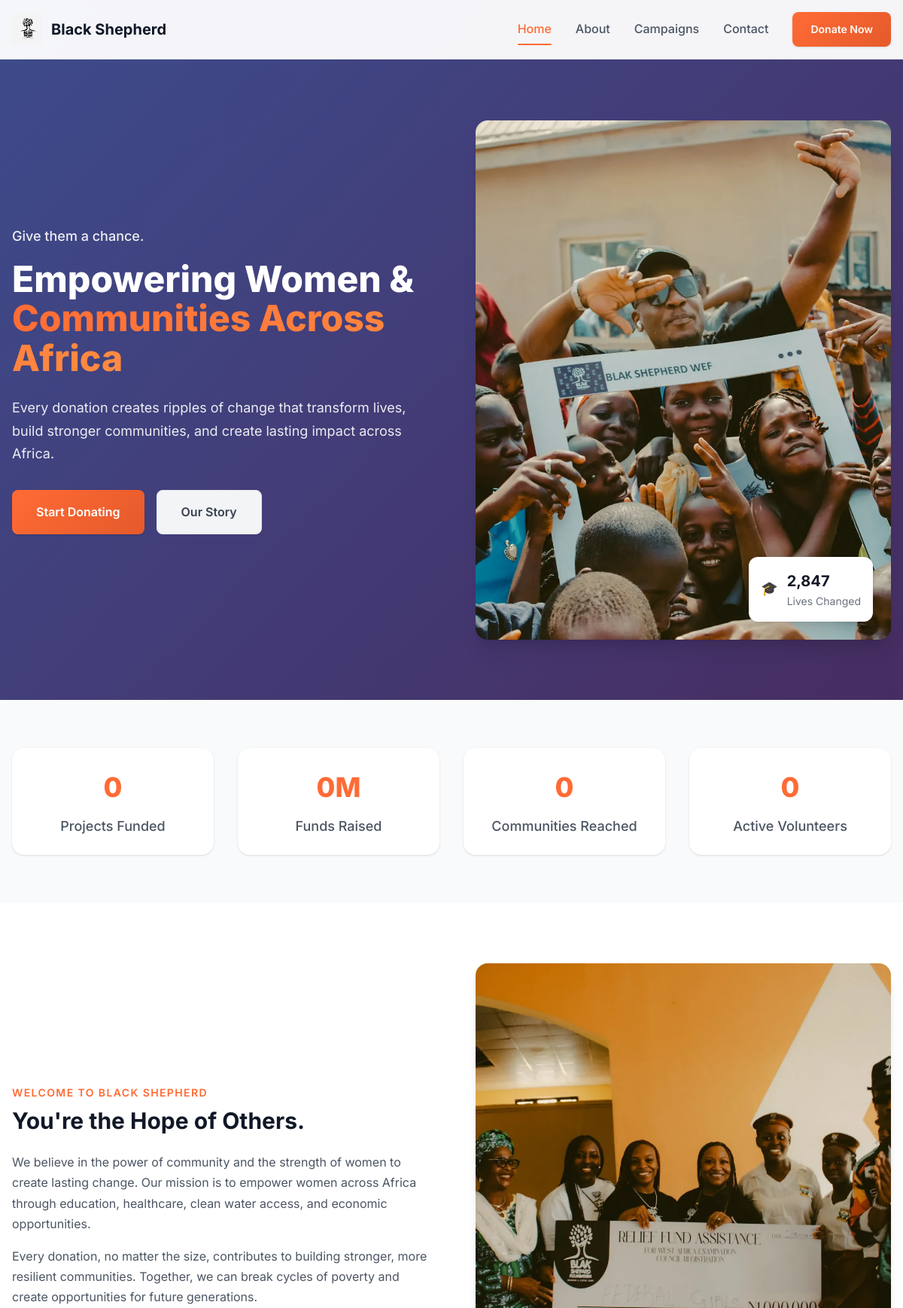
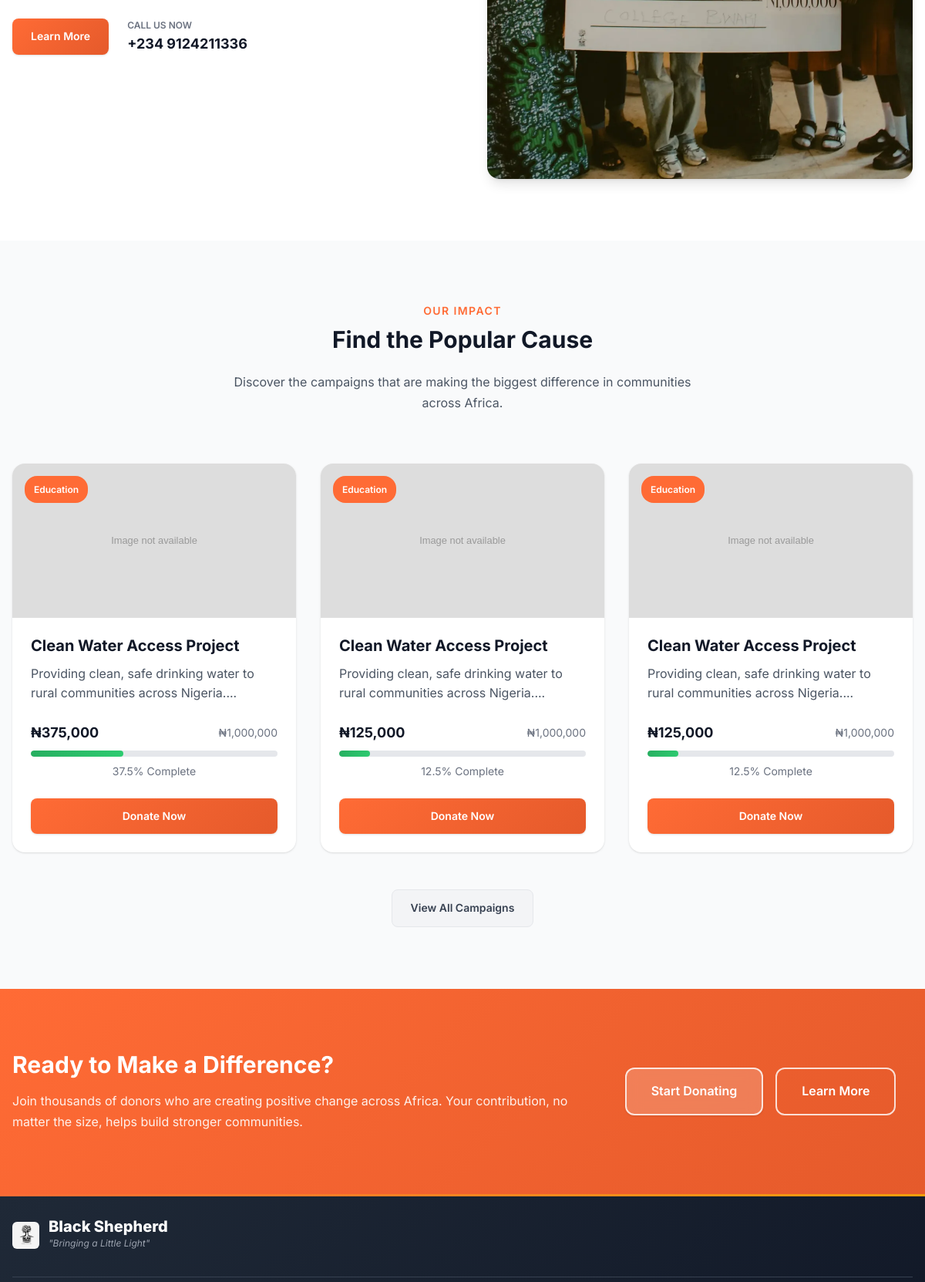
The page / (upper part) on the database its author committed (2 pictures, top to bottom).
### models.py (models this page shows, shortened)
class Campaign(db.Model):
    id = db.Column(db.Integer, primary_key=True)
    title = db.Column(db.String(200), nullable=False)
    description = db.Column(db.Text, nullable=False)
    goal_amount = db.Column(db.Float, nullable=False)
    raised_amount = db.Column(db.Float, default=0.0)
    currency = db.Column(db.String(3), default='NGN')
    is_active = db.Column(db.Boolean, default=True)
    image_filename = db.Column(db.String(255))
    created_at = db.Column(db.DateTime, default=datetime.utcnow)
    transactions = db.relationship('Transaction', backref='campaign', lazy=True)
    @property
    def progress_percentage(self):
        if self.goal_amount <= 0:
            return 0
        return min((self.raised_amount / self.goal_amount) * 100, 100)
    @property
    def image_url(self):
        if self.image_filename:
            return f'/static/images/campaigns/{self.image_filename}'
        return '/static/images/campaigns/default.jpg'

### app.py (the view)
@app.route('/')
def index():
    campaigns = Campaign.query.filter_by(is_active=True).limit(3).all()
    return render_template('index.html', campaigns=campaigns, config=Config)

### templates/index.html (shortened to what this page needs)
<!DOCTYPE html>
<html lang="en">
<head>
    <link rel="stylesheet" href="{{ url_for('static', filename='css/main.css') }}">
</head>
<body>
    <nav class="navbar">
        <div class="container">
            <div class="nav-brand">
                <img src="{{ url_for('static', filename='images/logo.png') }}" alt="Black Shepherd Foundation" class="logo">
                <span class="brand-text">Black Shepherd</span>
            </div>
            <div class="nav-links">
                <a href="/" class="nav-link active">Home</a>
                <a href="/about" class="nav-link">About</a>
                <a href="/campaigns" class="nav-link">Campaigns</a>
                <a href="/contact" class="nav-link">Contact</a>
                <a href="/campaigns" class="btn btn-primary">Donate Now</a>
            </div>
        </div>
    </nav>
    <section class="hero">
        <div class="hero-background">
            <div class="hero-overlay"></div>
        </div>
        <div class="container">
            <div class="hero-content">
                <div class="hero-text">
                    <span class="hero-subtitle">Give them a chance.</span>
                    <h1 class="hero-title">
                        Empowering Women &<br>
                        <span class="highlight">Communities Across Africa</span>
                    </h1>
                    <p class="hero-description">
                        Every donation creates ripples of change that transform lives,
                        build stronger communities, and create lasting impact across Africa.
                    </p>
                    <div class="hero-actions">
                        <a href="/campaigns" class="btn btn-primary btn-large">
                            Start Donating
                        </a>
                        <a href="/about" class="btn btn-secondary btn-large">
                            Our Story
                        </a>
                    </div>
                </div>
                <div class="hero-image">
                    <div class="hero-image-container">
                        <img src="{{ url_for('static', filename='images/hero-main.jpg') }}" alt="Empowering communities" class="main-image">
                        <div class="floating-card">
                            <div class="card-icon">🎓</div>
                            <div class="card-content">
                                <div class="card-number">2,847</div>
                                <div class="card-label">Lives Changed</div>
                            </div>
                        </div>
                    </div>
                </div>
            </div>
        </div>
    </section>
    <section class="stats">
        <div class="container">
            <div class="stats-grid">
                <div class="stat-item">
                    <div class="stat-number">0</div>
                    <div class="stat-label">Projects Funded</div>
                </div>
                <div class="stat-item">
                    <div class="stat-number">0M</div>
                    <div class="stat-label">Funds Raised</div>
                </div>
                <div class="stat-item">
                    <div class="stat-number">0</div>
                    <div class="stat-label">Communities Reached</div>
                </div>
                <div class="stat-item">
                    <div class="stat-number">0</div>
                    <div class="stat-label">Active Volunteers</div>
                </div>
            </div>
        </div>
    </section>
    <section class="about-preview">
        <div class="container">
            <div class="section-content">
                <div class="section-text">
                    <span class="section-subtitle">Welcome to Black Shepherd</span>
                    <h2 class="section-title">You're the Hope of Others.</h2>
                    <p class="section-description">
                        We believe in the power of community and the strength of women to create
                        lasting change. Our mission is to empower women across Africa through
                        education, healthcare, clean water access, and economic opportunities.
                    </p>
                    <p class="section-description">
                        Every donation, no matter the size, contributes to building stronger,
                        more resilient communities. Together, we can break cycles of poverty
                        and create opportunities for future generations.
                    </p>
                    <div class="section-actions">
                        <a href="/about" class="btn btn-primary">Learn More</a>
                        <div class="contact-info">
                            <span class="contact-label">Call Us Now</span>
                            <span class="contact-number">+234 9124211336</span>
                        </div>
                    </div>
                </div>
                <div class="section-image">
                    <div class="image-wrapper">
                        <img src="{{ url_for('static', filename='images/about-preview.jpg') }}" alt="Our mission" class="main-img">
                    </div>
                </div>
            </div>
        </div>
    </section>
    <section class="campaigns">
        <div class="container">
            <div class="section-header">
                <span class="section-subtitle">Our Impact</span>
                <h2 class="section-title">Find the Popular Cause</h2>
                <p class="section-description">
                    Discover the campaigns that are making the biggest difference in communities across Africa.
                </p>
            </div>
            <div class="campaigns-grid">
                {% for campaign in campaigns %}
                <div class="campaign-card">
                    <div class="campaign-image">
                        <img src="{{ campaign.image_url }}" alt="{{ campaign.title }}">
                        <div class="campaign-category">Education</div>
                    </div>
                    <div class="campaign-content">
                        <h3 class="campaign-title">{{ campaign.title }}</h3>
                        <p class="campaign-description">{{ campaign.description[:120] }}...</p>
                        <div class="campaign-progress">
                            <div class="progress-info">
                                <span class="progress-raised">₦{{ "{:,.0f}".format(campaign.raised_amount) }}</span>
                                <span class="progress-goal">₦{{ "{:,.0f}".format(campaign.goal_amount) }}</span>
                            </div>
                            <div class="progress-bar">
                                <div class="progress-fill" style="width: {{ campaign.progress_percentage }}%"></div>
                            </div>
                            <div class="progress-percentage">{{ "%.1f"|format(campaign.progress_percentage) }}% Complete</div>
                        </div>
                        <div class="campaign-actions">
                            <a href="{{ url_for('campaign', id=campaign.id) }}" class="btn btn-primary btn-full">
                                Donate Now
                            </a>
                        </div>
                    </div>
                </div>
                {% endfor %}
            </div>
            {% if campaigns %}
            <div class="section-footer">
                <a href="/campaigns" class="btn btn-secondary">View All Campaigns</a>
            </div>
            {% endif %}
        </div>
    </section>
    <section class="cta">
        <div class="container">
            <div class="cta-content">
                <div class="cta-text">
                    <h2 class="cta-title">Ready to Make a Difference?</h2>
                    <p class="cta-description">
                        Join thousands of donors who are creating positive change across Africa.
                        Your contribution, no matter the size, helps build stronger communities.
                    </p>
                </div>
                <div class="cta-actions">
                    <a href="/campaigns" class="btn btn-primary btn-large">
                        Start Donating
                    </a>
                    <a href="/about" class="btn btn-outline btn-large">
                        Learn More
                    </a>
                </div>
            </div>
        </div>
    </section>
   <footer class="footer">
    <div class="container">
        <div class="footer-content">
            <div class="footer-brand-section">
                <div class="footer-brand">
                    <img src="{{ url_for('static', filename='images/logo.png') }}" alt="Black Shepherd Foundation" class="footer-logo">
                    <div class="brand-text">
                        <h3 class="footer-brand-name">Black Shepherd</h3>
                        <p class="footer-tagline">"Bringing a Little Light"</p>
                    </div>
                </div>
            </div>
        </div>
    </div>
</footer>
</body>
</html>

### rows shown on the page
Campaign: title "Clean Water Access Project", description "Providing clean, safe drinking water to rural communities across Nigeria.", raised_amount "375,000", goal_amount "1,000,000", progress_percentage "37.5"
Campaign: title "Clean Water Access Project", description "Providing clean, safe drinking water to rural communities across Nigeria.", raised_amount "125,000", goal_amount "1,000,000", progress_percentage "12.5"
Campaign: title "Clean Water Access Project", description "Providing clean, safe drinking water to rural communities across Nigeria.", raised_amount "125,000", goal_amount "1,000,000", progress_percentage "12.5"
